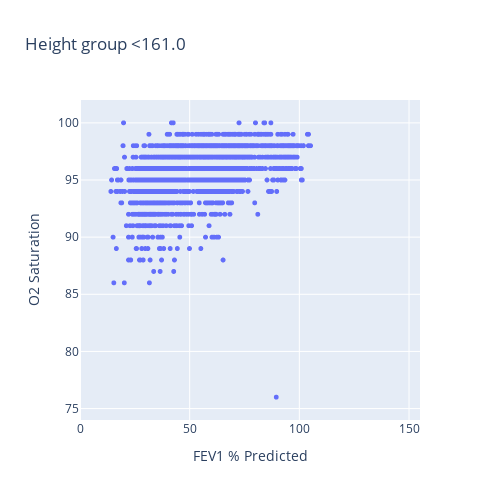
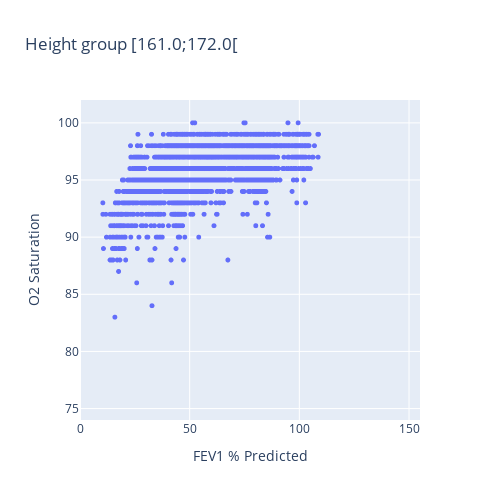
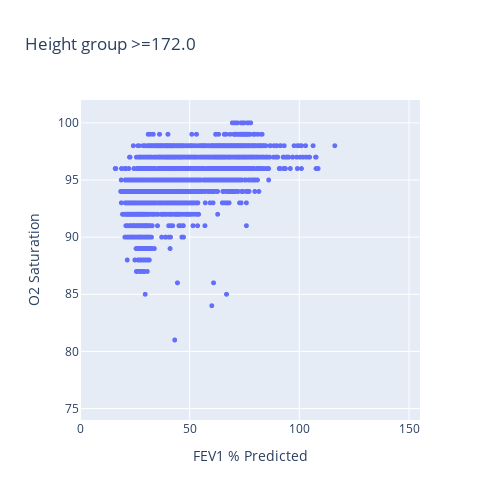

Source (notebook cell) for these figures, in order:
### Code cell
var = 'FEV1'; xaxis_range = [0, 5.1]
var = 'FEV1 % Predicted'; xaxis_range = [0, 155]

# Plot with height
O2_FEV1['Height Group'], height_labels=partition_in_n_equal_groups(O2_FEV1['Height'], 3, True)

fig = px.scatter(O2_FEV1, y="O2 Saturation", x=var, color="Height Group", marginal_x="histogram", marginal_y="histogram")
# fig.update_layout(autosize=False, width=800, height=800)
fig.update_traces(marker=dict(size=5),
                  selector=dict(mode='markers'))
# fig.update_xaxes(range=[0.9*min(O2_FEV1["FEV1"]), 1.1*max(O2_FEV1["FEV1"])])
# fig.update_yaxes(range=[0.9*min(O2_FEV1["O2 Saturation"]), max(1.1*O2_FEV1["O2 Saturation"])])
# fig.show()

for height_group in height_labels:
    mask_height=O2_FEV1['Height Group'] == height_group

    fig = px.scatter(O2_FEV1[mask_height], y="O2 Saturation", x=var,
                     title='Height group {}'.format(height_group))
    fig.update_layout(autosize=False, width=500, height=500)
    fig.update_traces(marker=dict(size=5),
                      selector=dict(mode='markers'))
    fig.update_xaxes(range=xaxis_range)
    fig.update_yaxes(range=[74, 102])
    fig.show()
    filename= "Height group " +  height_group + " " + var + "-O2 raw"
    fig.write_image(plotsdir + filename + ".pdf")

### Figure 1 — Plotly figure (JSON) as saved in the notebook; plotly's stock layout.template omitted (floating-point values rounded to 4 significant figures; data arrays with more than 128 entries replaced by an {"elided": "..."} marker saying what was removed)
{"data": [{"hovertemplate": "FEV1 % Predicted=%{x}<br>O2 Saturation=%{y}<extra></extra>", "legendgroup": "", "marker": {"color": "#636efa", "size": 5, "symbol": "circle"}, "mode": "markers", "name": "", "showlegend": false, "type": "scattergl", "x": {"elided": "2795 float values"}, "xaxis": "x", "y": {"elided": "2795 int values"}, "yaxis": "y"}], "layout": {"autosize": false, "height": 500, "legend": {"tracegroupgap": 0}, "title": {"text": "Height group <161.0"}, "width": 500, "xaxis": {"anchor": "y", "domain": [0, 1], "range": [0, 155], "title": {"text": "FEV1 % Predicted"}}, "yaxis": {"anchor": "x", "domain": [0, 1], "range": [74, 102], "title": {"text": "O2 Saturation"}}}}

### Figure 2 — Plotly figure (JSON) as saved in the notebook; plotly's stock layout.template omitted (floating-point values rounded to 4 significant figures; data arrays with more than 128 entries replaced by an {"elided": "..."} marker saying what was removed)
{"data": [{"hovertemplate": "FEV1 % Predicted=%{x}<br>O2 Saturation=%{y}<extra></extra>", "legendgroup": "", "marker": {"color": "#636efa", "size": 5, "symbol": "circle"}, "mode": "markers", "name": "", "showlegend": false, "type": "scattergl", "x": {"elided": "3166 float values"}, "xaxis": "x", "y": {"elided": "3166 int values"}, "yaxis": "y"}], "layout": {"autosize": false, "height": 500, "legend": {"tracegroupgap": 0}, "title": {"text": "Height group [161.0;172.0["}, "width": 500, "xaxis": {"anchor": "y", "domain": [0, 1], "range": [0, 155], "title": {"text": "FEV1 % Predicted"}}, "yaxis": {"anchor": "x", "domain": [0, 1], "range": [74, 102], "title": {"text": "O2 Saturation"}}}}

### Figure 3 — Plotly figure (JSON) as saved in the notebook; plotly's stock layout.template omitted (floating-point values rounded to 4 significant figures; data arrays with more than 128 entries replaced by an {"elided": "..."} marker saying what was removed)
{"data": [{"hovertemplate": "FEV1 % Predicted=%{x}<br>O2 Saturation=%{y}<extra></extra>", "legendgroup": "", "marker": {"color": "#636efa", "size": 5, "symbol": "circle"}, "mode": "markers", "name": "", "showlegend": false, "type": "scattergl", "x": {"elided": "3093 float values"}, "xaxis": "x", "y": {"elided": "3093 int values"}, "yaxis": "y"}], "layout": {"autosize": false, "height": 500, "legend": {"tracegroupgap": 0}, "title": {"text": "Height group >=172.0"}, "width": 500, "xaxis": {"anchor": "y", "domain": [0, 1], "range": [0, 155], "title": {"text": "FEV1 % Predicted"}}, "yaxis": {"anchor": "x", "domain": [0, 1], "range": [74, 102], "title": {"text": "O2 Saturation"}}}}
